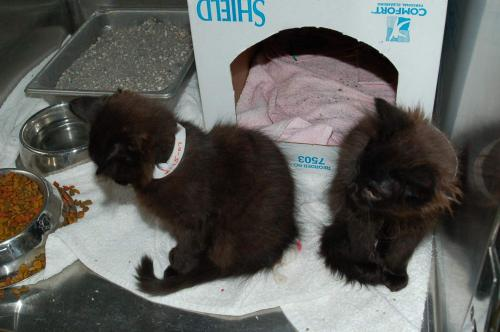
#> input picture Cat/108.jpg, 500 x 332 px; its folder holds only this picture in this run
$ jupyter execute --allow-errors 'Cats&Dogs_classification.ipynb'
#> lines starting #> are read from the running program, lines starting #| are printed output that depends on the picture
[cell 1]
import os

import numpy as np
import pandas as pd
import matplotlib.pyplot as plt
import cv2

[cell 2]
# cat photos
cat_photos_path = "./Cat"
cat_photos = os.listdir(cat_photos_path)
#  dog photos
dog_photos_path = "./Dog"
#> (the rest of this cell did not finish here and is left out)

[cell 3]
image = plt.imread(os.path.join(cat_photos_path, cat_photos[0]))
#> image is the input picture: shape (332, 500, 3); mean R, G, B 95.7, 96.1, 92.6

plt.imshow(image)
plt.axis("off")
plt.show()

[cell 4]
img_gray = cv2.cvtColor(image, cv2.COLOR_RGB2GRAY)
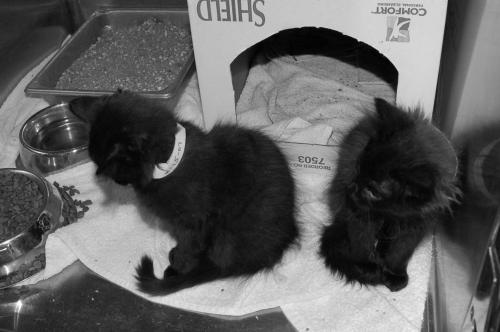
#> img_gray: shape (332, 500); min 0, max 254, mean 95.6
img_resize = cv2.resize(img_gray, None, fx=100/image.shape[1], fy=100/image.shape[0])
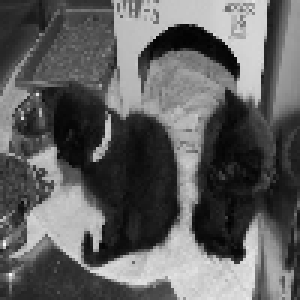
#> img_resize: shape (100, 100) (shown 3 times larger); min 1, max 251, mean 95.6
fig, ax = plt.subplots(figsize=(8, 8))
ax.imshow(img_resize)
ax.axis('off')
plt.show()
print(img_resize.shape)
#| (100, 100)

[cell 5]
img_resize.reshape(10000, 1)
#> Out = 10000 values, max 251 at index 8101, min 1 at index 1574, mean 95.57

[cell 6]
cat_images = [plt.imread(os.path.join(cat_photos_path, photo_path)) for photo_path in cat_photos]

#> (a cell that did not finish here is left out)

[cell 8]
def img_preprocessing(images):
    reshaped_images = []
    for img in images:
        gray_img = cv2.cvtColor(img, cv2.COLOR_RGB2GRAY)
        resized_img = cv2.resize(gray_img, None, fx=150/gray_img.shape[1],
                                 fy=150/gray_img.shape[0])
        reshape_img = resized_img.reshape(22500, 1)
        reshaped_images.append(reshape_img)
#> this loop made 1 pass
#> pass 1, in img_preprocessing, `resized_img = cv2.resize(gray_img, None, fx=150/gray_img.shape[1], fy=..`:
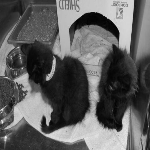
#> resized_img: shape (150, 150); min 1, max 248, mean 95.4
#> after the loop, reshaped_images = 1 item
    return reshaped_images

[cell 9]
cat_images_preprocessed = img_preprocessing(cat_images)
#> cat_images_preprocessed = 1 item

$ run again, on Cat/14.jpg
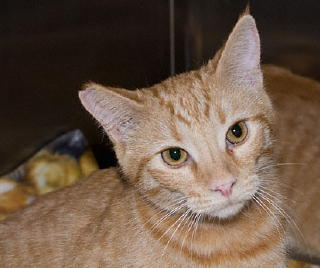
#> input picture Cat/14.jpg, 320 x 268 px
#> image is the input picture: shape (268, 320, 3); mean R, G, B 108, 87.4, 71.6
#> `img_gray = cv2.cvtColor(image, cv2.COLOR_RGB2GRAY)`:
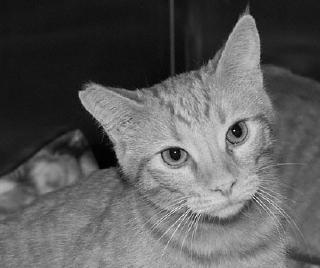
#> img_gray: shape (268, 320); min 0, max 246, mean 91.8
#| (100, 100)
#> Out = 10000 values, max 216 at index 7862, min 1 at index 6031, mean 91.68
#> the loop in img_preprocessing, `for img in images:` made 1 pass
#> pass 1, in img_preprocessing, `resized_img = cv2.resize(gray_img, None, fx=150/gray_img.shape[1], fy=..`:
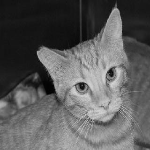
#> resized_img: shape (150, 150); min 1, max 214, mean 91.7
#> after the loop in img_preprocessing, `for img in images:`: reshaped_images = 1 item

$ run again, on Cat/146.jpg
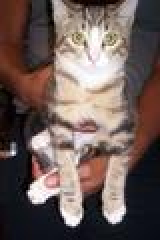
#> input picture Cat/146.jpg, 80 x 120 px (shown 2 times larger)
#> image is the input picture: shape (120, 80, 3); mean R, G, B 109.1, 92.9, 88.6
#> `img_resize = cv2.resize(img_gray, None, fx=100/image.shape[1], fy=100/..`:
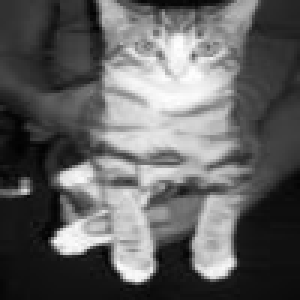
#> img_resize: shape (100, 100) (shown 3 times larger); min 1, max 254, mean 97.2
#| (100, 100)
#> Out = 10000 values, max 254 at index 1558, min 1 at index 4906, mean 97.15
#> the loop in img_preprocessing, `for img in images:` made 1 pass
#> pass 1, in img_preprocessing, `resized_img = cv2.resize(gray_img, None, fx=150/gray_img.shape[1], fy=..`:
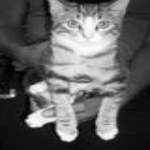
#> resized_img: shape (150, 150); min 1, max 254, mean 97.2
#> after the loop in img_preprocessing, `for img in images:`: reshaped_images = 1 item

$ run again, on Cat/152.jpg
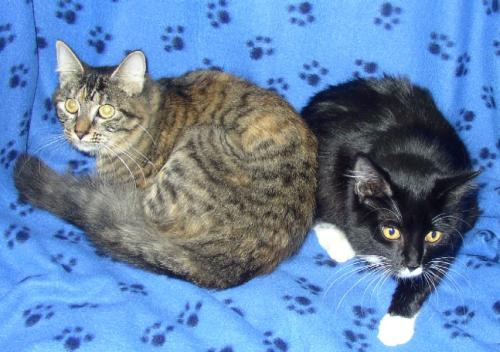
#> input picture Cat/152.jpg, 500 x 352 px
#> image is the input picture: shape (352, 500, 3); mean R, G, B 100.5, 132.7, 172
#> `img_resize = cv2.resize(img_gray, None, fx=100/image.shape[1], fy=100/..`:
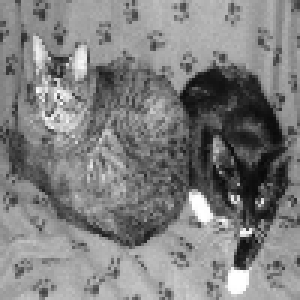
#> img_resize: shape (100, 100) (shown 3 times larger); min 9, max 255, mean 127.4
#| (100, 100)
#> Out = 10000 values, max 255 at index 7066, min 9 at index 5487, mean 127.4
#> the loop in img_preprocessing, `for img in images:` made 1 pass
#> pass 1, in img_preprocessing, `resized_img = cv2.resize(gray_img, None, fx=150/gray_img.shape[1], fy=..`:
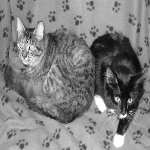
#> resized_img: shape (150, 150); min 7, max 255, mean 127.4
#> after the loop in img_preprocessing, `for img in images:`: reshaped_images = 1 item

$ run again, on Cat/12.jpg
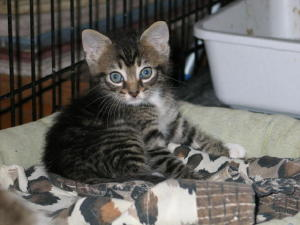
#> input picture Cat/12.jpg, 300 x 225 px
#> image is the input picture: shape (225, 300, 3); mean R, G, B 103.7, 101.7, 98.2
#> `img_resize = cv2.resize(img_gray, None, fx=100/image.shape[1], fy=100/..`:
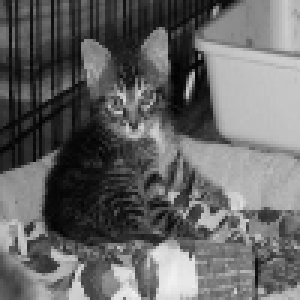
#> img_resize: shape (100, 100) (shown 3 times larger); min 1, max 241, mean 101.9
#| (100, 100)
#> Out = 10000 values, max 241 at index 9257, min 1 at index 2158, mean 101.9
#> the loop in img_preprocessing, `for img in images:` made 1 pass
#> pass 1, in img_preprocessing, `resized_img = cv2.resize(gray_img, None, fx=150/gray_img.shape[1], fy=..`:
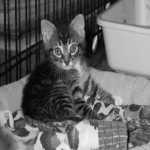
#> resized_img: shape (150, 150); min 2, max 240, mean 101.9
#> after the loop in img_preprocessing, `for img in images:`: reshaped_images = 1 item
